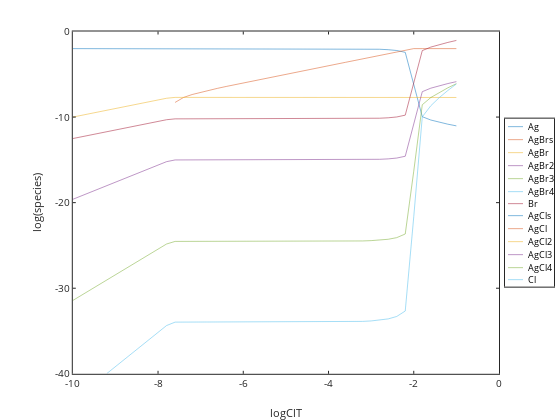

The cell this chart's notebook holds for it:
### Code cell
%plot -s 600,600 -f 'svg'
%graph
%h=
plot(logBrT,log10(Ag),logBrT,log10(AgBrs),logBrT,log10(AgBr),logBrT,log10(AgBr2),logBrT,log10(AgBr3),logBrT,log10(AgBr4),logBrT,log10(Br),logBrT,log10(AgCls),logBrT,log10(AgCl),logBrT,log10(AgCl2),logBrT,log10(AgCl3),logBrT,log10(AgCl4),logBrT,log10(Cl));
%set(h,'linewidth',2)
%set(gca,'linewidth',2,'fontsize',12)
xlabel('logClT'); ylabel('log(species)')
legend('Ag','AgBrs','AgBr','AgBr2','AgBr3','AgBr4','Br','AgCls','AgCl','AgCl2','AgCl3','AgCl4','Cl','location','eastoutside')

%exportforplot=[...
%logBrT' log10(Ag)' log10(AgBrs)' log10(AgBr)' log10(AgBr2)' log10(AgBr3)' log10(AgBr4)' log10(AgCls)' log10(AgCl)' log10(AgCl2)' log10(AgCl3)' log10(AgCl4)'
%]

### Figure 1 — Plotly figure (JSON) as saved in the notebook; plotly's stock layout.template omitted (floating-point values rounded to 4 significant figures)
{"data": [{"line": {"color": "rgb(0,113,188)", "dash": "solid", "width": 0.5}, "marker": {"color": "rgb(0,113,188)", "line": {"color": "rgb(0,113,188)"}, "size": 6, "symbol": "none"}, "mode": "lines", "name": "Ag", "showlegend": true, "type": "scatter", "visibility": true, "x": [-10, -9.8, -9.6, -9.4, -9.2, -9, -8.8, -8.6, -8.4, -8.2, -8, -7.8, -7.6, -7.4, -7.2, -7, -6.8, -6.6, -6.4, -6.2, -6, -5.8, -5.6, -5.4, -5.2, -5, -4.8, -4.6, -4.4, -4.2, -4, -3.8, -3.6, -3.4, -3.2, -3, -2.8, -2.6, -2.4, -2.2, -2, -1.8, -1.6, -1.4, -1.2, -1], "xaxis": "x", "y": [-2.0, -2.0, -2.0, -2.0, -2.0, -2.0, -2.0, -2.0, -2.0, -2.0, -2.0, -2.0, -2.0, -2.0, -2.0, -2.0, -2.0, -2.0, -2.0, -2.0, -2.0, -2.0, -2.0, -2.0, -2.0, -2.0, -2.001, -2.001, -2.002, -2.003, -2.004, -2.007, -2.011, -2.018, -2.028, -2.046, -2.075, -2.126, -2.22, -2.433, -6.105, -9.956, -10.34, -10.61, -10.83, -11.03], "yaxis": "y"}, {"line": {"color": "rgb(216,82,24)", "dash": "solid", "width": 0.5}, "marker": {"color": "rgb(216,82,24)", "line": {"color": "rgb(216,82,24)"}, "size": 6, "symbol": "none"}, "mode": "lines", "name": "AgBrs", "showlegend": true, "type": "scatter", "visibility": true, "x": [-10, -9.8, -9.6, -9.4, -9.2, -9, -8.8, -8.6, -8.4, -8.2, -8, -7.8, -7.6, -7.4, -7.2, -7, -6.8, -6.6, -6.4, -6.2, -6, -5.8, -5.6, -5.4, -5.2, -5, -4.8, -4.6, -4.4, -4.2, -4, -3.8, -3.6, -3.4, -3.2, -3, -2.8, -2.6, -2.4, -2.2, -2, -1.8, -1.6, -1.4, -1.2, -1], "xaxis": "x", "y": [null, null, null, null, null, null, null, null, null, null, null, null, -8.288, -7.702, -7.365, -7.097, -6.858, -6.636, -6.422, -6.214, -6.009, -5.806, -5.603, -5.402, -5.201, -5.001, -4.801, -4.6, -4.4, -4.2, -4.0, -3.8, -3.6, -3.4, -3.2, -3.0, -2.8, -2.6, -2.4, -2.2, -2.0, -2.0, -2.0, -2.0, -2.0, -2.0], "yaxis": "y"}, {"line": {"color": "rgb(236,176,31)", "dash": "solid", "width": 0.5}, "marker": {"color": "rgb(236,176,31)", "line": {"color": "rgb(236,176,31)"}, "size": 6, "symbol": "none"}, "mode": "lines", "name": "AgBr", "showlegend": true, "type": "scatter", "visibility": true, "x": [-10, -9.8, -9.6, -9.4, -9.2, -9, -8.8, -8.6, -8.4, -8.2, -8, -7.8, -7.6, -7.4, -7.2, -7, -6.8, -6.6, -6.4, -6.2, -6, -5.8, -5.6, -5.4, -5.2, -5, -4.8, -4.6, -4.4, -4.2, -4, -3.8, -3.6, -3.4, -3.2, -3, -2.8, -2.6, -2.4, -2.2, -2, -1.8, -1.6, -1.4, -1.2, -1], "xaxis": "x", "y": [-10.0, -9.801, -9.601, -9.401, -9.201, -9.001, -8.801, -8.601, -8.401, -8.201, -8.001, -7.801, -7.701, -7.701, -7.701, -7.701, -7.701, -7.701, -7.701, -7.701, -7.701, -7.701, -7.701, -7.701, -7.701, -7.701, -7.701, -7.701, -7.701, -7.701, -7.701, -7.701, -7.701, -7.701, -7.701, -7.701, -7.701, -7.701, -7.701, -7.701, -7.701, -7.702, -7.703, -7.704, -7.706, -7.71], "yaxis": "y"}, {"line": {"color": "rgb(125,46,141)", "dash": "solid", "width": 0.5}, "marker": {"color": "rgb(125,46,141)", "line": {"color": "rgb(125,46,141)"}, "size": 6, "symbol": "none"}, "mode": "lines", "name": "AgBr2", "showlegend": true, "type": "scatter", "visibility": true, "x": [-10, -9.8, -9.6, -9.4, -9.2, -9, -8.8, -8.6, -8.4, -8.2, -8, -7.8, -7.6, -7.4, -7.2, -7, -6.8, -6.6, -6.4, -6.2, -6, -5.8, -5.6, -5.4, -5.2, -5, -4.8, -4.6, -4.4, -4.2, -4, -3.8, -3.6, -3.4, -3.2, -3, -2.8, -2.6, -2.4, -2.2, -2, -1.8, -1.6, -1.4, -1.2, -1], "xaxis": "x", "y": [-19.61, -19.21, -18.81, -18.41, -18.01, -17.61, -17.21, -16.81, -16.41, -16.01, -15.61, -15.21, -15.01, -15.01, -15.01, -15.01, -15.01, -15.01, -15.01, -15.01, -15.01, -15.01, -15.01, -15.01, -15.01, -15.01, -15.01, -15.01, -15.01, -15.01, -15.01, -15.0, -15.0, -14.99, -14.98, -14.96, -14.94, -14.88, -14.79, -14.58, -10.91, -7.035, -6.624, -6.331, -6.083, -5.858], "yaxis": "y"}, {"line": {"color": "rgb(118,171,47)", "dash": "solid", "width": 0.5}, "marker": {"color": "rgb(118,171,47)", "line": {"color": "rgb(118,171,47)"}, "size": 6, "symbol": "none"}, "mode": "lines", "name": "AgBr3", "showlegend": true, "type": "scatter", "visibility": true, "x": [-10, -9.8, -9.6, -9.4, -9.2, -9, -8.8, -8.6, -8.4, -8.2, -8, -7.8, -7.6, -7.4, -7.2, -7, -6.8, -6.6, -6.4, -6.2, -6, -5.8, -5.6, -5.4, -5.2, -5, -4.8, -4.6, -4.4, -4.2, -4, -3.8, -3.6, -3.4, -3.2, -3, -2.8, -2.6, -2.4, -2.2, -2, -1.8, -1.6, -1.4, -1.2, -1], "xaxis": "x", "y": [-31.43, -30.83, -30.23, -29.63, -29.03, -28.43, -27.83, -27.23, -26.63, -26.03, -25.43, -24.83, -24.53, -24.53, -24.53, -24.53, -24.53, -24.53, -24.53, -24.53, -24.53, -24.53, -24.53, -24.53, -24.53, -24.53, -24.53, -24.53, -24.53, -24.53, -24.52, -24.52, -24.51, -24.5, -24.47, -24.44, -24.38, -24.28, -24.09, -23.67, -16.32, -8.561, -7.715, -7.104, -6.58, -6.101], "yaxis": "y"}, {"line": {"color": "rgb(76,189,237)", "dash": "solid", "width": 0.5}, "marker": {"color": "rgb(76,189,237)", "line": {"color": "rgb(76,189,237)"}, "size": 6, "symbol": "none"}, "mode": "lines", "name": "AgBr4", "showlegend": true, "type": "scatter", "visibility": true, "x": [-10, -9.8, -9.6, -9.4, -9.2, -9, -8.8, -8.6, -8.4, -8.2, -8, -7.8, -7.6, -7.4, -7.2, -7, -6.8, -6.6, -6.4, -6.2, -6, -5.8, -5.6, -5.4, -5.2, -5, -4.8, -4.6, -4.4, -4.2, -4, -3.8, -3.6, -3.4, -3.2, -3, -2.8, -2.6, -2.4, -2.2, -2, -1.8, -1.6, -1.4, -1.2, -1], "xaxis": "x", "y": [null, null, null, null, -39.96, -39.16, -38.36, -37.56, -36.76, -35.96, -35.16, -34.36, -33.96, -33.96, -33.96, -33.96, -33.96, -33.96, -33.96, -33.96, -33.96, -33.96, -33.96, -33.96, -33.96, -33.96, -33.96, -33.96, -33.96, -33.95, -33.95, -33.94, -33.93, -33.91, -33.88, -33.82, -33.74, -33.59, -33.3, -32.66, -21.65, -9.977, -8.675, -7.719, -6.891, -6.13], "yaxis": "y"}, {"line": {"color": "rgb(161,19,46)", "dash": "solid", "width": 0.5}, "marker": {"color": "rgb(161,19,46)", "line": {"color": "rgb(161,19,46)"}, "size": 6, "symbol": "none"}, "mode": "lines", "name": "Br", "showlegend": true, "type": "scatter", "visibility": true, "x": [-10, -9.8, -9.6, -9.4, -9.2, -9, -8.8, -8.6, -8.4, -8.2, -8, -7.8, -7.6, -7.4, -7.2, -7, -6.8, -6.6, -6.4, -6.2, -6, -5.8, -5.6, -5.4, -5.2, -5, -4.8, -4.6, -4.4, -4.2, -4, -3.8, -3.6, -3.4, -3.2, -3, -2.8, -2.6, -2.4, -2.2, -2, -1.8, -1.6, -1.4, -1.2, -1], "xaxis": "x", "y": [-12.51, -12.31, -12.11, -11.91, -11.71, -11.51, -11.31, -11.11, -10.91, -10.71, -10.51, -10.31, -10.21, -10.21, -10.21, -10.21, -10.21, -10.21, -10.21, -10.21, -10.21, -10.21, -10.21, -10.21, -10.21, -10.21, -10.21, -10.21, -10.21, -10.21, -10.2, -10.2, -10.2, -10.19, -10.18, -10.16, -10.13, -10.08, -9.989, -9.776, -6.105, -2.233, -1.82, -1.526, -1.275, -1.046], "yaxis": "y"}, {"line": {"color": "rgb(0,113,188)", "dash": "solid", "width": 0.5}, "marker": {"color": "rgb(0,113,188)", "line": {"color": "rgb(0,113,188)"}, "size": 6, "symbol": "none"}, "mode": "lines", "name": "AgCls", "showlegend": true, "type": "scatter", "visibility": true, "x": [-10, -9.8, -9.6, -9.4, -9.2, -9, -8.8, -8.6, -8.4, -8.2, -8, -7.8, -7.6, -7.4, -7.2, -7, -6.8, -6.6, -6.4, -6.2, -6, -5.8, -5.6, -5.4, -5.2, -5, -4.8, -4.6, -4.4, -4.2, -4, -3.8, -3.6, -3.4, -3.2, -3, -2.8, -2.6, -2.4, -2.2, -2, -1.8, -1.6, -1.4, -1.2, -1], "xaxis": "x", "y": [null, null, null, null, null, null, null, null, null, null, null, null, null, null, null, null, null, null, null, null, null, null, null, null, null, null, null, null, null, null, null, null, null, null, null, null, null, null, null, null, null, null, null, null, null, null], "yaxis": "y"}, {"line": {"color": "rgb(216,82,24)", "dash": "solid", "width": 0.5}, "marker": {"color": "rgb(216,82,24)", "line": {"color": "rgb(216,82,24)"}, "size": 6, "symbol": "none"}, "mode": "lines", "name": "AgCl", "showlegend": true, "type": "scatter", "visibility": true, "x": [-10, -9.8, -9.6, -9.4, -9.2, -9, -8.8, -8.6, -8.4, -8.2, -8, -7.8, -7.6, -7.4, -7.2, -7, -6.8, -6.6, -6.4, -6.2, -6, -5.8, -5.6, -5.4, -5.2, -5, -4.8, -4.6, -4.4, -4.2, -4, -3.8, -3.6, -3.4, -3.2, -3, -2.8, -2.6, -2.4, -2.2, -2, -1.8, -1.6, -1.4, -1.2, -1], "xaxis": "x", "y": [null, null, null, null, null, null, null, null, null, null, null, null, null, null, null, null, null, null, null, null, null, null, null, null, null, null, null, null, null, null, null, null, null, null, null, null, null, null, null, null, null, null, null, null, null, null], "yaxis": "y"}, {"line": {"color": "rgb(236,176,31)", "dash": "solid", "width": 0.5}, "marker": {"color": "rgb(236,176,31)", "line": {"color": "rgb(236,176,31)"}, "size": 6, "symbol": "none"}, "mode": "lines", "name": "AgCl2", "showlegend": true, "type": "scatter", "visibility": true, "x": [-10, -9.8, -9.6, -9.4, -9.2, -9, -8.8, -8.6, -8.4, -8.2, -8, -7.8, -7.6, -7.4, -7.2, -7, -6.8, -6.6, -6.4, -6.2, -6, -5.8, -5.6, -5.4, -5.2, -5, -4.8, -4.6, -4.4, -4.2, -4, -3.8, -3.6, -3.4, -3.2, -3, -2.8, -2.6, -2.4, -2.2, -2, -1.8, -1.6, -1.4, -1.2, -1], "xaxis": "x", "y": [null, null, null, null, null, null, null, null, null, null, null, null, null, null, null, null, null, null, null, null, null, null, null, null, null, null, null, null, null, null, null, null, null, null, null, null, null, null, null, null, null, null, null, null, null, null], "yaxis": "y"}, {"line": {"color": "rgb(125,46,141)", "dash": "solid", "width": 0.5}, "marker": {"color": "rgb(125,46,141)", "line": {"color": "rgb(125,46,141)"}, "size": 6, "symbol": "none"}, "mode": "lines", "name": "AgCl3", "showlegend": true, "type": "scatter", "visibility": true, "x": [-10, -9.8, -9.6, -9.4, -9.2, -9, -8.8, -8.6, -8.4, -8.2, -8, -7.8, -7.6, -7.4, -7.2, -7, -6.8, -6.6, -6.4, -6.2, -6, -5.8, -5.6, -5.4, -5.2, -5, -4.8, -4.6, -4.4, -4.2, -4, -3.8, -3.6, -3.4, -3.2, -3, -2.8, -2.6, -2.4, -2.2, -2, -1.8, -1.6, -1.4, -1.2, -1], "xaxis": "x", "y": [null, null, null, null, null, null, null, null, null, null, null, null, null, null, null, null, null, null, null, null, null, null, null, null, null, null, null, null, null, null, null, null, null, null, null, null, null, null, null, null, null, null, null, null, null, null], "yaxis": "y"}, {"line": {"color": "rgb(118,171,47)", "dash": "solid", "width": 0.5}, "marker": {"color": "rgb(118,171,47)", "line": {"color": "rgb(118,171,47)"}, "size": 6, "symbol": "none"}, "mode": "lines", "name": "AgCl4", "showlegend": true, "type": "scatter", "visibility": true, "x": [-10, -9.8, -9.6, -9.4, -9.2, -9, -8.8, -8.6, -8.4, -8.2, -8, -7.8, -7.6, -7.4, -7.2, -7, -6.8, -6.6, -6.4, -6.2, -6, -5.8, -5.6, -5.4, -5.2, -5, -4.8, -4.6, -4.4, -4.2, -4, -3.8, -3.6, -3.4, -3.2, -3, -2.8, -2.6, -2.4, -2.2, -2, -1.8, -1.6, -1.4, -1.2, -1], "xaxis": "x", "y": [null, null, null, null, null, null, null, null, null, null, null, null, null, null, null, null, null, null, null, null, null, null, null, null, null, null, null, null, null, null, null, null, null, null, null, null, null, null, null, null, null, null, null, null, null, null], "yaxis": "y"}, {"line": {"color": "rgb(76,189,237)", "dash": "solid", "width": 0.5}, "marker": {"color": "rgb(76,189,237)", "line": {"color": "rgb(76,189,237)"}, "size": 6, "symbol": "none"}, "mode": "lines", "name": "Cl", "showlegend": true, "type": "scatter", "visibility": true, "x": [-10, -9.8, -9.6, -9.4, -9.2, -9, -8.8, -8.6, -8.4, -8.2, -8, -7.8, -7.6, -7.4, -7.2, -7, -6.8, -6.6, -6.4, -6.2, -6, -5.8, -5.6, -5.4, -5.2, -5, -4.8, -4.6, -4.4, -4.2, -4, -3.8, -3.6, -3.4, -3.2, -3, -2.8, -2.6, -2.4, -2.2, -2, -1.8, -1.6, -1.4, -1.2, -1], "xaxis": "x", "y": [null, null, null, null, null, null, null, null, null, null, null, null, null, null, null, null, null, null, null, null, null, null, null, null, null, null, null, null, null, null, null, null, null, null, null, null, null, null, null, null, null, null, null, null, null, null], "yaxis": "y"}, {"hoverinfo": "none", "line": {"color": "rgb(0,113,188)", "dash": "solid", "width": 0.5}, "marker": {"color": "rgb(0,113,188)", "line": {"color": "rgb(0,113,188)"}, "size": 6, "symbol": "none"}, "mode": "lines", "name": "", "showlegend": false, "type": "scatter", "visibility": true, "x": [3, 18], "xaxis": "x2", "y": [8, 8], "yaxis": "y2"}, {"hoverinfo": "none", "line": {"color": "rgb(216,82,24)", "dash": "solid", "width": 0.5}, "marker": {"color": "rgb(216,82,24)", "line": {"color": "rgb(216,82,24)"}, "size": 6, "symbol": "none"}, "mode": "lines", "name": "", "showlegend": false, "type": "scatter", "visibility": true, "x": [3, 18], "xaxis": "x2", "y": [21, 21], "yaxis": "y2"}, {"hoverinfo": "none", "line": {"color": "rgb(236,176,31)", "dash": "solid", "width": 0.5}, "marker": {"color": "rgb(236,176,31)", "line": {"color": "rgb(236,176,31)"}, "size": 6, "symbol": "none"}, "mode": "lines", "name": "", "showlegend": false, "type": "scatter", "visibility": true, "x": [3, 18], "xaxis": "x2", "y": [34, 34], "yaxis": "y2"}, {"hoverinfo": "none", "line": {"color": "rgb(125,46,141)", "dash": "solid", "width": 0.5}, "marker": {"color": "rgb(125,46,141)", "line": {"color": "rgb(125,46,141)"}, "size": 6, "symbol": "none"}, "mode": "lines", "name": "", "showlegend": false, "type": "scatter", "visibility": true, "x": [3, 18], "xaxis": "x2", "y": [47, 47], "yaxis": "y2"}, {"hoverinfo": "none", "line": {"color": "rgb(118,171,47)", "dash": "solid", "width": 0.5}, "marker": {"color": "rgb(118,171,47)", "line": {"color": "rgb(118,171,47)"}, "size": 6, "symbol": "none"}, "mode": "lines", "name": "", "showlegend": false, "type": "scatter", "visibility": true, "x": [3, 18], "xaxis": "x2", "y": [60, 60], "yaxis": "y2"}, {"hoverinfo": "none", "line": {"color": "rgb(76,189,237)", "dash": "solid", "width": 0.5}, "marker": {"color": "rgb(76,189,237)", "line": {"color": "rgb(76,189,237)"}, "size": 6, "symbol": "none"}, "mode": "lines", "name": "", "showlegend": false, "type": "scatter", "visibility": true, "x": [3, 18], "xaxis": "x2", "y": [73, 73], "yaxis": "y2"}, {"hoverinfo": "none", "line": {"color": "rgb(161,19,46)", "dash": "solid", "width": 0.5}, "marker": {"color": "rgb(161,19,46)", "line": {"color": "rgb(161,19,46)"}, "size": 6, "symbol": "none"}, "mode": "lines", "name": "", "showlegend": false, "type": "scatter", "visibility": true, "x": [3, 18], "xaxis": "x2", "y": [85, 85], "yaxis": "y2"}, {"hoverinfo": "none", "line": {"color": "rgb(0,113,188)", "dash": "solid", "width": 0.5}, "marker": {"color": "rgb(0,113,188)", "line": {"color": "rgb(0,113,188)"}, "size": 6, "symbol": "none"}, "mode": "lines", "name": "", "showlegend": false, "type": "scatter", "visibility": true, "x": [3, 18], "xaxis": "x2", "y": [97, 97], "yaxis": "y2"}, {"hoverinfo": "none", "line": {"color": "rgb(216,82,24)", "dash": "solid", "width": 0.5}, "marker": {"color": "rgb(216,82,24)", "line": {"color": "rgb(216,82,24)"}, "size": 6, "symbol": "none"}, "mode": "lines", "name": "", "showlegend": false, "type": "scatter", "visibility": true, "x": [3, 18], "xaxis": "x2", "y": [110, 110], "yaxis": "y2"}, {"hoverinfo": "none", "line": {"color": "rgb(236,176,31)", "dash": "solid", "width": 0.5}, "marker": {"color": "rgb(236,176,31)", "line": {"color": "rgb(236,176,31)"}, "size": 6, "symbol": "none"}, "mode": "lines", "name": "", "showlegend": false, "type": "scatter", "visibility": true, "x": [3, 18], "xaxis": "x2", "y": [123, 123], "yaxis": "y2"}, {"hoverinfo": "none", "line": {"color": "rgb(125,46,141)", "dash": "solid", "width": 0.5}, "marker": {"color": "rgb(125,46,141)", "line": {"color": "rgb(125,46,141)"}, "size": 6, "symbol": "none"}, "mode": "lines", "name": "", "showlegend": false, "type": "scatter", "visibility": true, "x": [3, 18], "xaxis": "x2", "y": [136, 136], "yaxis": "y2"}, {"hoverinfo": "none", "line": {"color": "rgb(118,171,47)", "dash": "solid", "width": 0.5}, "marker": {"color": "rgb(118,171,47)", "line": {"color": "rgb(118,171,47)"}, "size": 6, "symbol": "none"}, "mode": "lines", "name": "", "showlegend": false, "type": "scatter", "visibility": true, "x": [3, 18], "xaxis": "x2", "y": [149, 149], "yaxis": "y2"}, {"hoverinfo": "none", "line": {"color": "rgb(76,189,237)", "dash": "solid", "width": 0.5}, "marker": {"color": "rgb(76,189,237)", "line": {"color": "rgb(76,189,237)"}, "size": 6, "symbol": "none"}, "mode": "lines", "name": "", "showlegend": false, "type": "scatter", "visibility": true, "x": [3, 18], "xaxis": "x2", "y": [161, 161], "yaxis": "y2"}], "layout": {"annotations": [{"font": {"color": "rgb(0, 0, 0)", "size": 9}, "showarrow": false, "text": "Ag", "x": 21, "xanchor": "left", "xref": "x2", "y": 8, "yanchor": "middle", "yref": "y2"}, {"font": {"color": "rgb(0, 0, 0)", "size": 9}, "showarrow": false, "text": "AgBrs", "x": 21, "xanchor": "left", "xref": "x2", "y": 21, "yanchor": "middle", "yref": "y2"}, {"font": {"color": "rgb(0, 0, 0)", "size": 9}, "showarrow": false, "text": "AgBr", "x": 21, "xanchor": "left", "xref": "x2", "y": 34, "yanchor": "middle", "yref": "y2"}, {"font": {"color": "rgb(0, 0, 0)", "size": 9}, "showarrow": false, "text": "AgBr2", "x": 21, "xanchor": "left", "xref": "x2", "y": 47, "yanchor": "middle", "yref": "y2"}, {"font": {"color": "rgb(0, 0, 0)", "size": 9}, "showarrow": false, "text": "AgBr3", "x": 21, "xanchor": "left", "xref": "x2", "y": 60, "yanchor": "middle", "yref": "y2"}, {"font": {"color": "rgb(0, 0, 0)", "size": 9}, "showarrow": false, "text": "AgBr4", "x": 21, "xanchor": "left", "xref": "x2", "y": 73, "yanchor": "middle", "yref": "y2"}, {"font": {"color": "rgb(0, 0, 0)", "size": 9}, "showarrow": false, "text": "Br", "x": 21, "xanchor": "left", "xref": "x2", "y": 85, "yanchor": "middle", "yref": "y2"}, {"font": {"color": "rgb(0, 0, 0)", "size": 9}, "showarrow": false, "text": "AgCls", "x": 21, "xanchor": "left", "xref": "x2", "y": 97, "yanchor": "middle", "yref": "y2"}, {"font": {"color": "rgb(0, 0, 0)", "size": 9}, "showarrow": false, "text": "AgCl", "x": 21, "xanchor": "left", "xref": "x2", "y": 110, "yanchor": "middle", "yref": "y2"}, {"font": {"color": "rgb(0, 0, 0)", "size": 9}, "showarrow": false, "text": "AgCl2", "x": 21, "xanchor": "left", "xref": "x2", "y": 123, "yanchor": "middle", "yref": "y2"}, {"font": {"color": "rgb(0, 0, 0)", "size": 9}, "showarrow": false, "text": "AgCl3", "x": 21, "xanchor": "left", "xref": "x2", "y": 136, "yanchor": "middle", "yref": "y2"}, {"font": {"color": "rgb(0, 0, 0)", "size": 9}, "showarrow": false, "text": "AgCl4", "x": 21, "xanchor": "left", "xref": "x2", "y": 149, "yanchor": "middle", "yref": "y2"}, {"font": {"color": "rgb(0, 0, 0)", "size": 9}, "showarrow": false, "text": "Cl", "x": 21, "xanchor": "left", "xref": "x2", "y": 161, "yanchor": "middle", "yref": "y2"}], "height": 420, "hovermode": "closest", "margin": {"b": 0, "l": 0, "r": 0, "t": 0}, "plot_bgcolor": "rgba(0, 0, 0, 0)", "showlegend": false, "width": 560, "xaxis": {"anchor": "y", "autorange": false, "domain": [0.13, 0.8911], "exponentformat": "none", "gridcolor": "rgba(38,38,38,0.15)", "gridwidth": 1, "linecolor": "rgb(38,38,38)", "linewidth": 1, "mirror": "ticks", "range": [-10, 0], "showgrid": false, "showline": true, "side": "bottom", "spikedash": "solid", "spikemode": "across", "spikesides": false, "spikethickness": 1, "tickangle": 0, "tickcolor": "rgb(38,38,38)", "tickfont": {"color": "rgb(38,38,38)", "size": 10}, "ticklen": 3, "ticks": "inside", "ticktext": ["-10", "-8", "-6", "-4", "-2", "0"], "tickvals": [-10, -8, -6, -4, -2, 0], "title": {"font": {"color": "rgb(38,38,38)", "size": 11}, "text": "logClT"}, "type": "linear", "visible": true, "zeroline": false}, "xaxis2": {"anchor": "y2", "autorange": false, "domain": [0.9018, 0.9893], "exponentformat": "none", "fixedrange": true, "gridcolor": "rgba(38,38,38,0.15)", "gridwidth": 1, "linecolor": "rgb(38,38,38)", "linewidth": 1, "mirror": true, "range": [0, 49], "showgrid": false, "showline": true, "showspikes": false, "side": "bottom", "spikedash": "solid", "spikemode": "across", "spikesides": false, "spikethickness": 1, "tickangle": 0, "tickcolor": "rgb(38,38,38)", "tickfont": {"color": "rgb(38,38,38)", "size": 9}, "ticklen": 3, "ticks": "", "ticktext": [], "tickvals": [], "title": {"font": {"color": "rgb(0, 0, 0)", "size": 9.9}, "text": ""}, "type": "linear", "visible": true, "zeroline": false}, "yaxis": {"anchor": "x", "autorange": false, "domain": [0.11, 0.925], "exponentformat": "none", "gridcolor": "rgba(38,38,38,0.15)", "gridwidth": 1, "linecolor": "rgb(38,38,38)", "linewidth": 1, "mirror": "ticks", "range": [-40, 0], "showgrid": false, "showline": true, "side": "left", "spikedash": "solid", "spikemode": "across", "spikesides": false, "spikethickness": 1, "tickangle": 0, "tickcolor": "rgb(38,38,38)", "tickfont": {"color": "rgb(38,38,38)", "size": 10}, "ticklen": 3, "ticks": "inside", "ticktext": ["-40", "-30", "-20", "-10", "0"], "tickvals": [-40, -30, -20, -10, 0], "title": {"font": {"color": "rgb(38,38,38)", "size": 11}, "text": "log(species)"}, "type": "linear", "visible": true, "zeroline": false}, "yaxis2": {"anchor": "x2", "autorange": false, "domain": [0.3175, 0.7175], "exponentformat": "none", "fixedrange": true, "gridcolor": "rgba(38,38,38,0.15)", "gridwidth": 1, "linecolor": "rgb(38,38,38)", "linewidth": 1, "mirror": true, "range": [168, 0], "showgrid": false, "showline": true, "showspikes": false, "side": "left", "spikedash": "solid", "spikemode": "across", "spikesides": false, "spikethickness": 1, "tickangle": 0, "tickcolor": "rgb(38,38,38)", "tickfont": {"color": "rgb(38,38,38)", "size": 9}, "ticklen": 3, "ticks": "", "ticktext": [], "tickvals": [], "title": {"font": {"color": "rgb(0, 0, 0)", "size": 9.9}, "text": ""}, "type": "linear", "visible": true, "zeroline": false}}}
